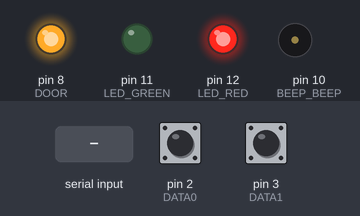
The sketch below on a simulated Arduino Uno, built with avr-gcc and run on an emulated ATmega328P. Shown: output pins drawn as LEDs (lit = HIGH), buzzer (waves = sounding, pin HIGH). The inputs (shaded band) are chosen by the test bench; at power-on: pin 2 (DATA0) HIGH, pin 3 (DATA1) HIGH.

Above: at 1.2 s.
1.3 s: "1\n" received over Serial
At 1.4 s:
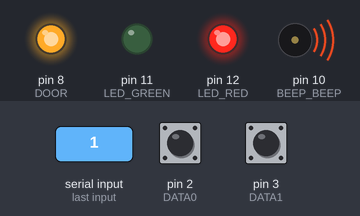
4.3 s: "Adelante\n" received over Serial
At 5.1 s:
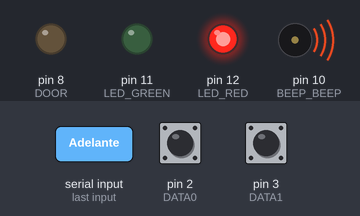
At 6.5 s:
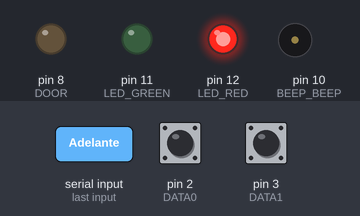
Timing chart, 0 to 8.8 s (numbered marks = the images above; inputs shaded):
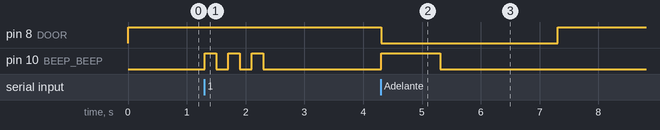

The sketch:

wigand.ino
```cpp
#define MAX_BITS 100                 // max number of bits
#define WEIGAND_WAIT_TIME  3000      // time to wait for another weigand pulse.

unsigned char databits[MAX_BITS];    // stores all of the data bits
unsigned char bitCount;              // number of bits currently captured
unsigned char flagDone;              // goes low when data is currently being captured
unsigned int weigand_counter;        // countdown until we assume there are no more bits

unsigned long facilityCode=0;        // decoded facility code
unsigned long cardCode=0;            // decoded card code

int LED_GREEN = 11;
int DOOR=8;
int LED_RED = 12;
int BEEP_BEEP = 10;
String code="";
String data;

// interrupt that happens when INTO goes low (0 bit)
void ISR_INT0() {
  //Serial.print("0");   // uncomment this line to display raw binary
  bitCount++;
  flagDone = 0;
  weigand_counter = WEIGAND_WAIT_TIME;

}

// interrupt that happens when INT1 goes low (1 bit)
void ISR_INT1() {
  //Serial.print("1");   // uncomment this line to display raw binary
  databits[bitCount] = 1;
  bitCount++;
  flagDone = 0;
  weigand_counter = WEIGAND_WAIT_TIME;
}

void setup() {
  pinMode(DOOR,OUTPUT);
  digitalWrite(DOOR,HIGH);
  pinMode(LED_RED, OUTPUT);
  pinMode(LED_GREEN, OUTPUT);
  pinMode(BEEP_BEEP, OUTPUT);
  digitalWrite(LED_RED, HIGH); // High = Off
  digitalWrite(BEEP_BEEP, LOW); // High = off
  digitalWrite(LED_GREEN, LOW);  // Low = On
  pinMode(2, INPUT);     // DATA0 (INT0)
  pinMode(3, INPUT);     // DATA1 (INT1)

  Serial.begin(9600);

  // binds the ISR functions to the falling edge of INTO and INT1
  attachInterrupt(0, ISR_INT0, FALLING);
  attachInterrupt(1, ISR_INT1, FALLING);


  weigand_counter = WEIGAND_WAIT_TIME;
}

void loop(){


  readCard();


   if(Serial.available() !=0){
    data=Serial.readStringUntil('\n');
    if(data=="Adelante"){
      digitalWrite(DOOR,LOW);
      digitalWrite(BEEP_BEEP,HIGH);
      delay(1000);
      digitalWrite(BEEP_BEEP,LOW);
      delay(2000);
      digitalWrite(DOOR,HIGH);
    }
    else{
      digitalWrite(BEEP_BEEP,HIGH);
      delay(200);
      digitalWrite(BEEP_BEEP,LOW);
      delay(200);
      digitalWrite(BEEP_BEEP,HIGH);
      delay(200);
      digitalWrite(BEEP_BEEP,LOW);
      delay(200);
      digitalWrite(BEEP_BEEP,HIGH);
      delay(200);
      digitalWrite(BEEP_BEEP,LOW);
    }

  }
}


void readCard(){

  // This waits to make sure that there have been no more data pulses before processing data
  if (!flagDone) {
    if (--weigand_counter == 0)
      flagDone = 1;
  }

  // if we have bits and we the weigand counter went out
  if (bitCount > 0 && flagDone) {
    unsigned char i;

    if (bitCount == 32) {
      // 35 bit HID Corporate 1000 format
      // facility code = bits 2 to 14
      for (i=0; i<32; i++) {

         code=code+databits[i];
      }

      printBits();

    }

     // cleanup and get ready for the next card
     bitCount = 0;
     facilityCode = 0;
     cardCode = 0;
     code="";
     for (i=0; i<MAX_BITS; i++)
     {
       databits[i] = 0;
     }
  }
}


void printBits() {
      Serial.println(code);

}
```

Measured:
- after the input at 1.3 s, pin 10 (BEEP_BEEP): alternates HIGH for 0.20 s and LOW for 0.20 s, 6 changes in all, then stays LOW, starting at once
- after the input at 4.3 s, pin 8 (DOOR): HIGH → LOW at once, → HIGH 3.0 s later; pin 10 (BEEP_BEEP): LOW → HIGH at once, → LOW 1.0 s later
